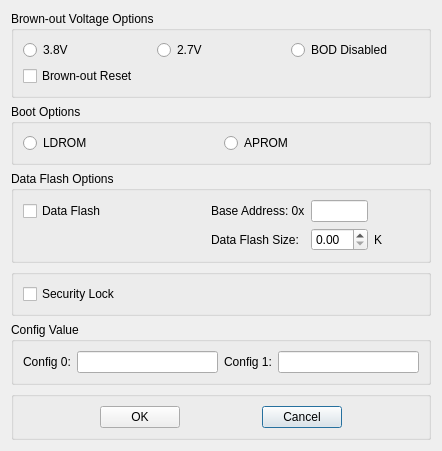
<?xml version="1.0" encoding="UTF-8"?>
<ui version="4.0">
 <class>Dialog</class>
 <widget class="QDialog" name="Dialog">
  <property name="geometry">
   <rect>
    <x>0</x>
    <y>0</y>
    <width>442</width>
    <height>419</height>
   </rect>
  </property>
  <property name="windowTitle">
   <string>Dialog</string>
  </property>
  <layout class="QGridLayout" name="gridLayout_8">
   <item row="0" column="0">
    <layout class="QVBoxLayout" name="verticalLayout">
     <item>
      <widget class="QGroupBox" name="gridGroupBox_brownout">
       <property name="title">
        <string>Brown-out Voltage Options</string>
       </property>
       <layout class="QGridLayout" name="gridLayout_7" rowstretch="1,0" columnstretch="1,1,1">
        <item row="0" column="2">
         <widget class="QRadioButton" name="radioButton_bw_v_2">
          <property name="text">
           <string>BOD Disabled</string>
          </property>
         </widget>
        </item>
        <item row="0" column="0">
         <widget class="QRadioButton" name="radioButton_bw_v_0">
          <property name="text">
           <string>3.8V</string>
          </property>
         </widget>
        </item>
        <item row="0" column="1">
         <widget class="QRadioButton" name="radioButton_bw_v_1">
          <property name="text">
           <string>2.7V</string>
          </property>
         </widget>
        </item>
        <item row="1" column="0">
         <widget class="QCheckBox" name="checkBox_bw_1">
          <property name="text">
           <string>Brown-out Reset</string>
          </property>
         </widget>
        </item>
       </layout>
      </widget>
     </item>
     <item>
      <widget class="QGroupBox" name="gridGroupBox_boot">
       <property name="title">
        <string>Boot Options</string>
       </property>
       <layout class="QGridLayout" name="gridLayout_6" columnstretch="1,1">
        <item row="0" column="1">
         <widget class="QRadioButton" name="radioButton_bt_0_1">
          <property name="text">
           <string>APROM</string>
          </property>
         </widget>
        </item>
        <item row="0" column="0">
         <widget class="QRadioButton" name="radioButton_bt_0_0">
          <property name="text">
           <string>LDROM</string>
          </property>
         </widget>
        </item>
       </layout>
      </widget>
     </item>
     <item>
      <widget class="QGroupBox" name="gridGroupBox_data_flash">
       <property name="title">
        <string>Data Flash Options</string>
       </property>
       <layout class="QGridLayout" name="gridLayout_9" rowstretch="1,1" columnstretch="4,2,1,1" rowminimumheight="0,0">
        <item row="1" column="2">
         <widget class="QDoubleSpinBox" name="doubleSpinBox_pagesize"/>
        </item>
        <item row="0" column="1">
         <widget class="QLabel" name="label">
          <property name="text">
           <string>Base Address: 0x</string>
          </property>
         </widget>
        </item>
        <item row="0" column="2">
         <widget class="QLineEdit" name="lineEdit_data_address"/>
        </item>
        <item row="1" column="1">
         <widget class="QLabel" name="label_2">
          <property name="text">
           <string>Data Flash Size:</string>
          </property>
         </widget>
        </item>
        <item row="1" column="3">
         <widget class="QLabel" name="label_3">
          <property name="text">
           <string>K</string>
          </property>
         </widget>
        </item>
        <item row="0" column="0">
         <widget class="QCheckBox" name="checkBox_dataflash">
          <property name="text">
           <string>Data Flash</string>
          </property>
         </widget>
        </item>
       </layout>
      </widget>
     </item>
     <item>
      <widget class="QGroupBox" name="gridGroupBox_misc">
       <layout class="QGridLayout" name="gridLayout_3" columnstretch="1,1">
        <item row="0" column="0">
         <widget class="QCheckBox" name="checkBox_security_lock">
          <property name="text">
           <string>Security Lock</string>
          </property>
         </widget>
        </item>
        <item row="0" column="1">
         <spacer name="horizontalSpacer_4">
          <property name="orientation">
           <enum>Qt::Horizontal</enum>
          </property>
          <property name="sizeHint" stdset="0">
           <size>
            <width>40</width>
            <height>20</height>
           </size>
          </property>
         </spacer>
        </item>
       </layout>
      </widget>
     </item>
     <item>
      <widget class="QGroupBox" name="gridGroupBox_config">
       <property name="title">
        <string>Config Value</string>
       </property>
       <layout class="QGridLayout" name="gridLayout">
        <item row="0" column="0">
         <widget class="QLabel" name="label_config0">
          <property name="text">
           <string>Config 0:</string>
          </property>
         </widget>
        </item>
        <item row="0" column="1">
         <widget class="QLineEdit" name="lineEdit_config0"/>
        </item>
        <item row="0" column="2">
         <widget class="QLabel" name="label_config1">
          <property name="text">
           <string>Config 1:</string>
          </property>
         </widget>
        </item>
        <item row="0" column="3">
         <widget class="QLineEdit" name="lineEdit_config1"/>
        </item>
       </layout>
      </widget>
     </item>
     <item>
      <widget class="QGroupBox" name="gridGroupBox_OK">
       <layout class="QGridLayout" name="gridLayout_2">
        <item row="0" column="2">
         <spacer name="horizontalSpacer">
          <property name="orientation">
           <enum>Qt::Horizontal</enum>
          </property>
          <property name="sizeHint" stdset="0">
           <size>
            <width>40</width>
            <height>20</height>
           </size>
          </property>
         </spacer>
        </item>
        <item row="0" column="3">
         <widget class="QPushButton" name="pushButton_Cancel">
          <property name="text">
           <string>Cancel</string>
          </property>
         </widget>
        </item>
        <item row="0" column="1">
         <widget class="QPushButton" name="pushButton_OK">
          <property name="text">
           <string>OK</string>
          </property>
         </widget>
        </item>
        <item row="0" column="0">
         <spacer name="horizontalSpacer_2">
          <property name="orientation">
           <enum>Qt::Horizontal</enum>
          </property>
          <property name="sizeHint" stdset="0">
           <size>
            <width>40</width>
            <height>20</height>
           </size>
          </property>
         </spacer>
        </item>
        <item row="0" column="4">
         <spacer name="horizontalSpacer_3">
          <property name="orientation">
           <enum>Qt::Horizontal</enum>
          </property>
          <property name="sizeHint" stdset="0">
           <size>
            <width>40</width>
            <height>20</height>
           </size>
          </property>
         </spacer>
        </item>
       </layout>
      </widget>
     </item>
    </layout>
   </item>
  </layout>
 </widget>
 <resources/>
 <connections/>
</ui>
